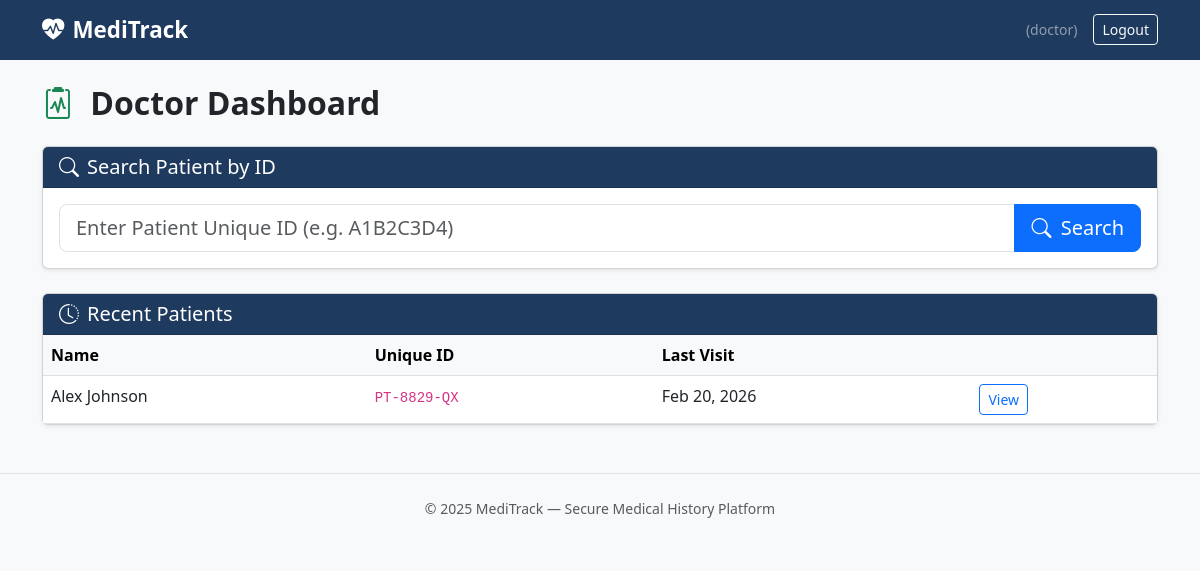
/doctor/dashboard/ (signed in), run on the app's committed database.
### core/models.py (models this page shows, shortened)
class CustomUser(AbstractUser):
    PATIENT = 'patient'
    DOCTOR  = 'doctor'
    ROLE_CHOICES = [(PATIENT, 'Patient'), (DOCTOR, 'Doctor')]
    role      = models.CharField(max_length=10, choices=ROLE_CHOICES, default=PATIENT)
    unique_id = models.CharField(max_length=20, unique=True, default=generate_short_id)
    def is_doctor(self):
        return self.role == self.DOCTOR

### core/views.py (the view)
# urls.py: path('doctor/dashboard/',         views.doctor_dashboard,   name='doctor_dashboard'),
@login_required
def doctor_dashboard(request):
    if not request.user.is_doctor():
        return redirect('patient_dashboard')
    recent_records = MedicalRecord.objects.filter(
        doctor=request.user).select_related('patient').order_by('-created_at')[:10]
    seen, recent_patients = set(), []
    for rec in recent_records:
        if rec.patient.id not in seen:
            rec.patient.last_visit = rec.created_at
            recent_patients.append(rec.patient)
            seen.add(rec.patient.id)
    return render(request, 'core/doctor_dashboard.html',
                  {'recent_patients': recent_patients})

### core/templates/core/doctor_dashboard.html (shortened to what this page needs)
{% extends 'core/base.html' %}
{% block content %}
<h2 class='fw-bold mb-4'>
  <i class='bi bi-clipboard2-pulse me-2 text-success'></i>
  Doctor Dashboard
</h2>
<div class='card shadow-sm mb-4'>
  <div class='card-header card-header-blue'>
    <h5 class='mb-0'><i class='bi bi-search me-2'></i>Search Patient by ID</h5>
  </div>
  <div class='card-body'>
    <form method='GET' action='{% url "search_patient" %}'>
      <div class='input-group input-group-lg'>
        <input type='text' name='patient_id' class='form-control'
               placeholder='Enter Patient Unique ID (e.g. A1B2C3D4)'
               value='{{ request.GET.patient_id }}' required>
        <button class='btn btn-primary' type='submit'>
          <i class='bi bi-search me-1'></i> Search
        </button>
      </div>
    </form>
  </div>
</div>
<div class='card shadow-sm'>
  <div class='card-header card-header-blue'>
    <h5 class='mb-0'><i class='bi bi-clock-history me-2'></i>Recent Patients</h5>
  </div>
  <div class='card-body p-0'>
    {% if recent_patients %}
    <table class='table table-hover mb-0'>
      <thead class='table-light'>
        <tr><th>Name</th><th>Unique ID</th><th>Last Visit</th><th></th></tr>
      </thead>
      <tbody>
      {% for patient in recent_patients %}
        <tr>
          <td>{{ patient.get_full_name }}</td>
          <td><code>{{ patient.unique_id }}</code></td>
          <td>{{ patient.last_visit|date:'M d, Y' }}</td>
          <td>
            <a href='{% url "consultation" patient.unique_id %}'
               class='btn btn-sm btn-outline-primary'>
              View
            </a>
          </td>
        </tr>
      {% endfor %}
      </tbody>
    </table>
    {% else %}
      <div class='text-center py-4 text-muted'>No recent patients.</div>
    {% endif %}
  </div>
</div>
{% endblock %}

### core/templates/core/base.html (shortened to what this page needs)
<!DOCTYPE html>
<html lang='en'>
<head>
  <link href='https://cdn.jsdelivr.net/npm/bootstrap@5.3.0/dist/css/bootstrap.min.css' rel='stylesheet'>
  <link href='https://cdn.jsdelivr.net/npm/bootstrap-icons@1.10.5/font/bootstrap-icons.css' rel='stylesheet'>
</head>
<body>
  <nav class='navbar navbar-expand-lg navbar-dark' style='background:#1E3A5F'>
    <div class='container'>
      <a class='navbar-brand' href='/'>
        <i class='bi bi-heart-pulse-fill me-2'></i>MediTrack
      </a>
      {% if user.is_authenticated %}
      <div class='ms-auto d-flex align-items-center gap-3'>
        <span class='text-white-50 small'>
          {{ user.get_full_name }} ({{ user.role }})
        </span>
        <a href='/logout/' class='btn btn-outline-light btn-sm'>Logout</a>
      </div>
      {% endif %}
    </div>
  </nav>
  <main class='container my-4'>
    {% block content %}{% endblock %}
  </main>
  <footer class='text-center py-4 text-muted small border-top mt-5'>
    &copy; 2025 MediTrack &mdash; Secure Medical History Platform
  </footer>
</body>
</html>

### core/templates/core/base.html (style rules this page uses)
body { background: #f8f9fa; }
.navbar-brand { font-weight: 700; font-size: 1.4rem; }
.card-header-blue { background: #1E3A5F; color: white; }

### data on the page
CustomUser: role "doctor"
CustomUser: get_full_name "Alex Johnson", unique_id "PT-8829-QX", last_visit "Feb 20, 2026"
